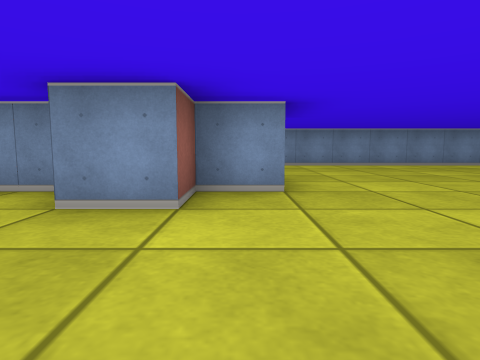
view 1 (above)

16 first-person views from a walk through a cub3D maze. The camera is about half as high as the walls, tilts 6° down and sees 75° across. The floor is counted in squares. Each view is taken from the middle of a square. On the plan, view 1 faces up. The plan holds only what a view shows up to about 9 squares ahead; the rest is blank.

view 2
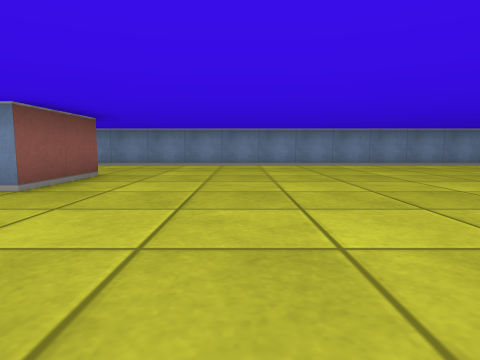

view 3
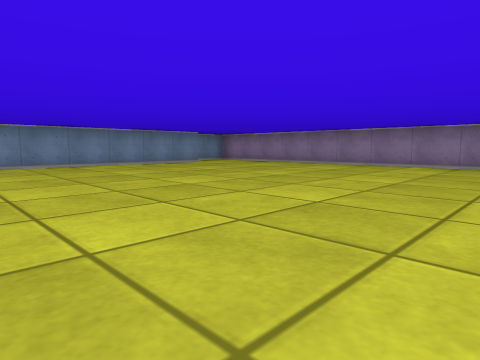

view 4
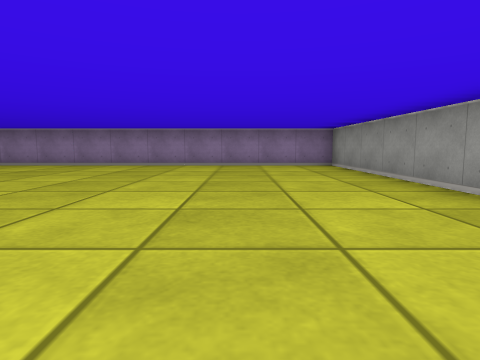

view 5
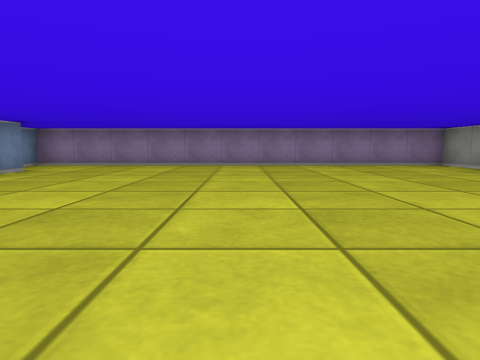

view 6
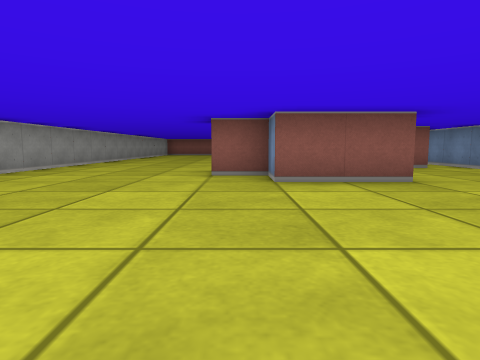

view 7
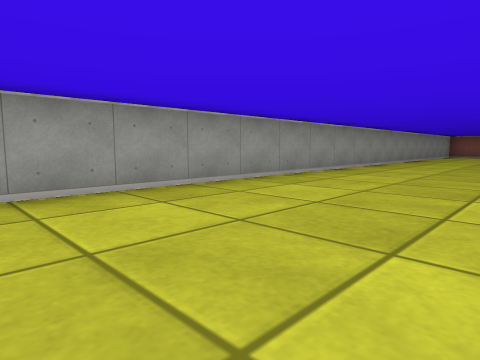

view 8
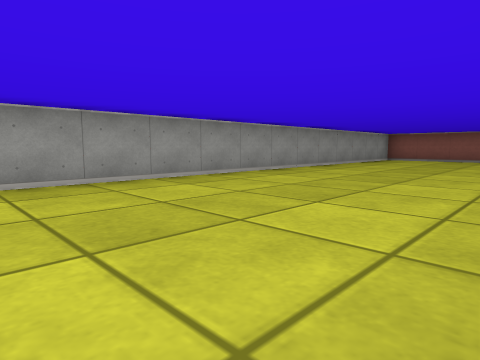

view 9
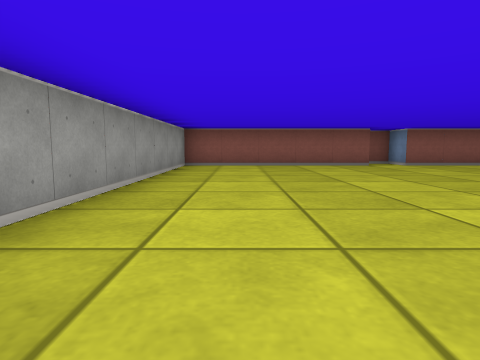

view 10
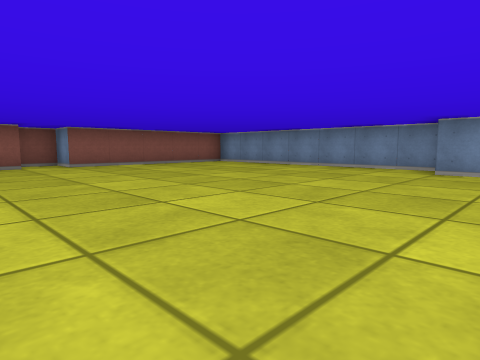

view 11
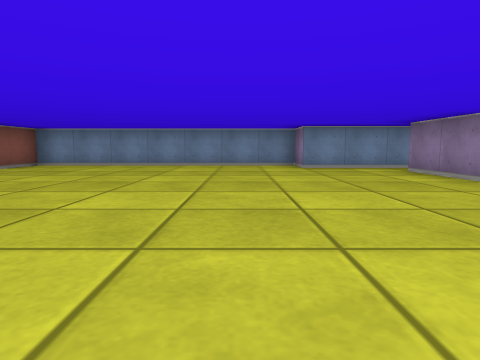

view 12
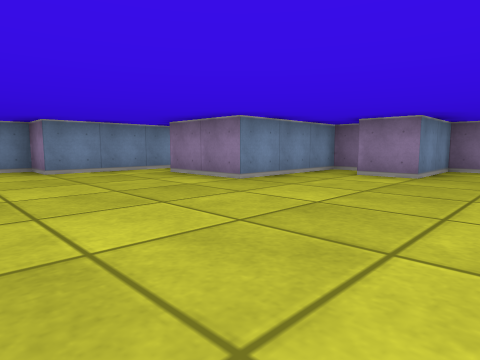

view 13
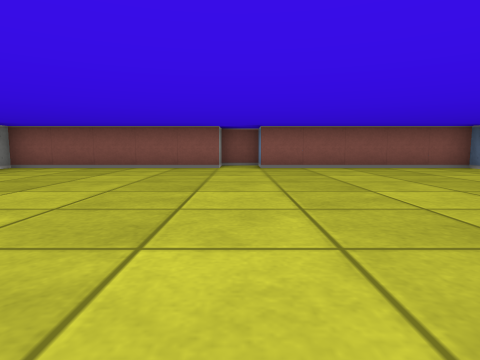

view 14
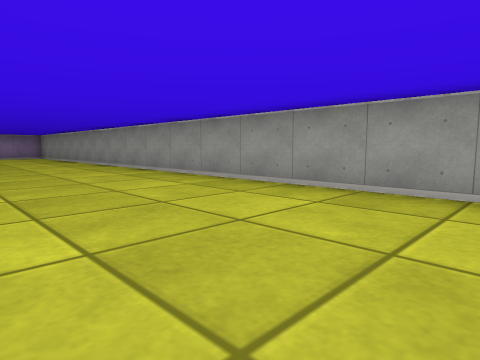

view 15
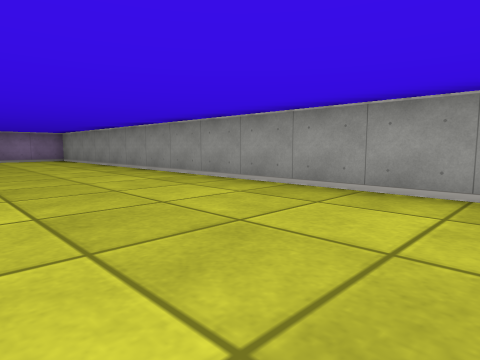

view 16
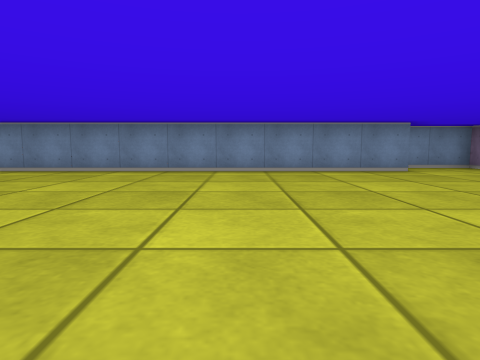

### Floor plan
Points are (right, up) in squares from view 1. A wall is a line through its corners. A room is listed if a view was taken in it or the views show most of it. See-through windows are left out.
Room 1 (views 1, 2, 3, 4, 5, 6, 7, 8, 9, 10, 11, 12, 13, 14, 15, 16)
walls: (-1.5, 2.9) (-1.5, 3.5) (-3.5, 3.5) (-3.5, 4.5); (0.5, 5.6) (0.5, 3.5) (-0.5, 3.5) (-0.5, 2.5) (-1.5, 2.5); (-2.5, 4.9) (-2.5, 5.5) (-5.5, 5.5) (-5.5, 7.5); (-2.5, 7.6) (-2.5, 7.1); (11.6, 8.5) (-7.5, 8.5) (-7.5, 9.5) (-14.5, 9.5) (-14.5, 4.5) (-15.5, 4.5) (-15.5, 3.5) (-14.5, 3.5) (-14.5, -1.5) (13.5, -1.5) (13.5, 9.5) (12, 9.5)

Where each view was taken, in squares from view 1:
view 1: 0 up, 0 right, facing up
view 2: 0 up, 3 right, facing up
view 3: 0 up, 5 right, facing up-right
view 4: 1 up, 5 right, facing right
view 5: 4 up, 5 right, facing right
view 6: 3 up, 5 right, facing left
view 7: 2 up, 3 right, facing down-left
view 8: 3 up, 2 left, facing down-left
view 9: 0 up, 6 left, facing left
view 10: 2 up, 6 left, facing up-left
view 11: 1 up, 9 left, facing up
view 12: 2 up, 9 left, facing up-right
view 13: 4 up, 7 left, facing left
view 14: 2 up, 2 left, facing down-right
view 15: 2 up, 1 right, facing down-right
view 16: 2 up, 8 right, facing up
